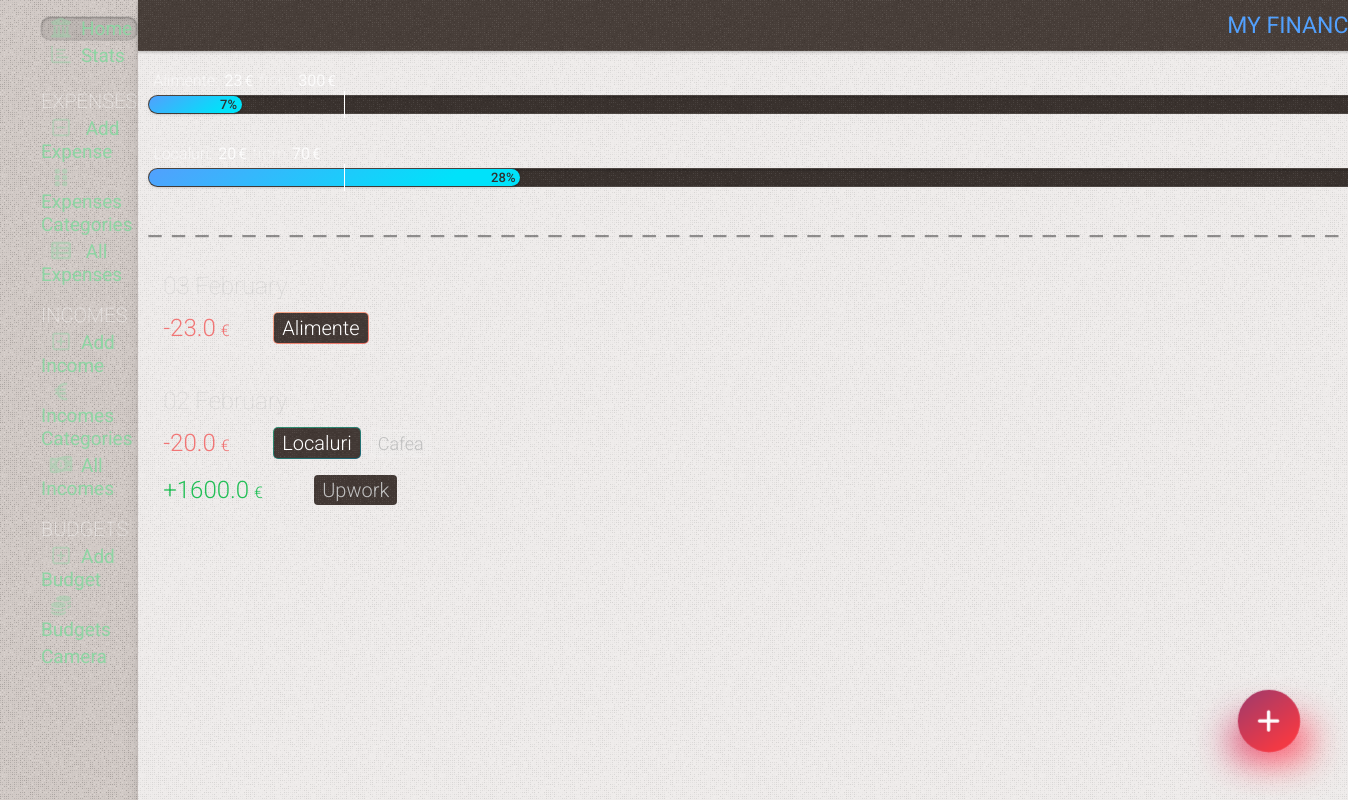
The page / on the database its author committed.
### tables this page shows
CREATE TABLE budget
(
    id       INTEGER PRIMARY KEY AUTOINCREMENT,
    amount   REAL    NOT NULL,
    category INTEGER NOT NULL

);

CREATE TABLE expenses
(
    id          INTEGER PRIMARY KEY AUTOINCREMENT,
    date        TIMESTAMP NOT NULL DEFAULT CURRENT_TIMESTAMP,
    sum         REAL      NOT NULL,
    category    INTEGER   NOT NULL,
    subcategory INTEGER   NOT NULL,
    comment     TEXT

);

CREATE TABLE categories
(
    id    INTEGER PRIMARY KEY AUTOINCREMENT,
    name  TEXT NOT NULL,
    color TEXT,
    state TEXT DEFAULT false
);

CREATE TABLE subcategories
(
    id          INTEGER PRIMARY KEY AUTOINCREMENT,
    name        TEXT    NOT NULL,
    category_id INTEGER NOT NULL,
    state       TEXT DEFAULT false

);

### app.py (the view)
@app.route('/')
def index():
    conn = get_db_connection()
    this_month_transactions = conn.execute(
        "SELECT expenses.id, "
        "strftime('%Y', date) as year, "
        "strftime('%m', date) as month, "
        "strftime('%d', date) as day, "
        "categories.name as category, "
        "categories.color as color, "
        "subcategories.name as subcategory, "
        "sum, "
        "comment "
        "FROM expenses "
        "LEFT JOIN categories on categories.id = expenses.category "
        "LEFT JOIN subcategories on subcategories.id = expenses.subcategory "
        "WHERE strftime('%Y', date) = strftime('%Y', date('now')) AND strftime('%m', date) = strftime('%m', date('now')) "

        "UNION ALL "
        "SELECT incomes.id, "
        "strftime('%Y', date) as year, "
        "strftime('%m', date) as month, "
        "strftime('%d', date) as day, "
        "categories_income.name as category, "
        "NULL as color, "
        "NULL as subcategory, "
        "amount, "
        "comment "
        "FROM incomes "
        "LEFT JOIN categories_income on categories_income.id = incomes.category "
        # "LEFT JOIN subcategories on subcategories.id = incomes.subcategory "
        "WHERE strftime('%Y', date) = strftime('%Y', date('now')) AND strftime('%m', date) = strftime('%m', date('now')) "
        "ORDER BY day DESC "
    ).fetchall()
    sum_months = conn.execute(
        "SELECT "
        "sum, strftime('%m', date) as month, strftime('%Y', date) as year "
        "FROM expenses "
    ).fetchall()
    sum_months_income = conn.execute(
        "SELECT "
        "amount, strftime('%m', date) as month, strftime('%Y', date) as year "
        "FROM incomes "
    ).fetchall()
    budgets = conn.execute(
        "SELECT SUM(sum) as su, "
        "categories.name as categor, "
        "budget.amount as amount "
        "FROM  expenses "
        "LEFT JOIN categories on categories.id = expenses.category "
        "LEFT JOIN budget on categories.id = budget.category "
        "WHERE strftime('%m.%Y', date) = strftime('%m.%Y','now') "
        "GROUP BY expenses.category "
        "LIMIT 5"
    ).fetchall()
    this_year = datetime.now().year
    this_month = datetime.now().month
    category_sum_total = conn.execute(
        "SELECT  sum, categories.name as category, strftime('%m', date) as month, strftime('%Y', date) as year "
        "FROM expenses  "
        "LEFT JOIN categories on categories.id = expenses.category "
    ).fetchall()
    budgets2 = conn.execute(
        "SELECT SUM(sum) as su, "
        "budget.id as bid, "
        "categories.name as categor, "
        "categories.color as color, "
        "budget.amount as amount "
        "FROM  expenses "
        "LEFT JOIN categories on categories.id = expenses.category "
        "LEFT JOIN budget on categories.id = budget.category "
        "WHERE strftime('%m.%Y', date) = strftime('%m.%Y','now') and amount != '' "
        "GROUP BY bid "
        "LIMIT 3"
    ).fetchall()
    conn.close()
    now = datetime.now()
    days_in_month = calendar.monthrange(now.year, now.month)[1]
    current_day = datetime.now().day
    return render_template('index.html', title='My Finance Tracker', gradient='text-gradient-blue',
                           this_month_transactions=this_month_transactions, sum_months=sum_months,
                           sum_months_income=sum_months_income, category_sum_total=category_sum_total,
                           this_year=this_year, this_month=this_month, budgets2=budgets2, days_in_month=days_in_month,
                           current_day=current_day)

### app.py (called while the page is built)
def get_db_connection():
    conn = sqlite3.connect('static/database.db')
    conn.row_factory = sqlite3.Row
    return conn

@app.template_filter('month_name')
def month_name(month_number):
    return calendar.month_name[month_number]

### templates/index.html (shortened to what this page needs)
{% extends 'base.html' %} {% block content %}
	<div class="page_title {{ gradient }}" >
		<span >{% block title %} {{ title }} {% endblock %}</span >
	</div >
	<div class="content w-full" >
		<div class="flex flex-col w-full" >
			<div class="budgets budgets-home flex flex-col gap-30" >
				{% for su, bid, categor, color, amount in budgets2 %}
					<div class="flex" >
						<div class="budget-wrap  {{ color }}" >
							<div class="budget-wrap-span" >
								{% set per = su * 100 / amount %}
								{% set today = current_day * 100 / days_in_month %}
								<div class="budget-header subtitle2 flex-1" >
									<div class="budget-title" >{{ categor }}:</div >
									<div class="budget-su {% if per > 100 %} over{% endif %}
									{% if 75 < per < 100 %} startover{% endif %}" >{{ su|int }} <span >&euro;</span ></div >
									<div class="budget-from" >from</div >
									<div class="budget-amount" >{{ amount|int }}<span >&euro;</span ></div >
										{% set remained = amount - su %}
								</div >
								<div class="budget-progress" >
									<div class="progress
									" style="width:{{ per|int }}%" >{{ per|int }}%
									</div >
									<div class="budget-progress-hide" >
									</div >
								</div >
							</div >
						</div >
					</div >
				{% endfor %}
			</div >
			<div class="divider" ></div >
			<div class="cards relative mt-10" >
				{% for key, list in this_month_transactions|groupby('day')|sort(attribute='0', reverse=True) %}
					<div class="cards-day" >{{ key }} {{ this_month|int|month_name }}</div >
					{% for id, year, month, day,  category, color, subcategory, sum, comment in list %}
						<div
								class="card flex items-center relative overflow-hidden flex-wrap {% if not color %} card-income {% endif %}" >
							<div class="flex items-center w-full" >
								<div class="card-info flex flex-1" >
									<div class="flex flex-1" >
										<span class="card-amount flex items-center" >  {{ sum }} <span >&euro;</span > </span >
										<div class="flex flex-col justify-center ml-15" >
											<div class="flex flex-wrap items-center" >
												<span class="{{ color }} card-category" ><span >{{ category }}</span >    </span >
												{% if (subcategory != '') and (subcategory !=None) %}
													<span class="card-subcategory ml-10" >  {{ subcategory }}  </span >
												{% endif %}
											</div >
										</div >
									</div >
								</div >
							</div >
						</div >
					{% endfor %}
				{% endfor %}
			</div >
		</div >
	</div >
{% endblock %}

### static/css/mmenu.css (style rules this page uses)
:root { --mm-line-height: 20px; --mm-listitem-size: 38px; --mm-navbar-size: 44px; --mm-offset-top: 0; --mm-offset-right: 0; --mm-offset-bottom: 0; --mm-offset-left: 0; --mm-color-border: rgba(0, 0, 0, 0.1); --mm-color-button: rgba(0, 0, 0, 0.3); --mm-color-text: rgba(0, 0, 0, 0.75); --mm-color-text-dimmed: rgba(0, 0, 0, 0.3); --mm-color-background: #f3f3f3; --mm-color-background-highlight: rgba(0, 0, 0, 0.05); --mm-color-background-emphasis: rgba(255, 255, 255, 0.4); --mm-shadow: 0 0 10px rgba(0, 0, 0, 0.3) }
:root { --mm-iconbar-size: 50px }
:root { --mm-iconpanel-size: 50px }
:root { --mm-sidebar-collapsed-size: 50px; --mm-sidebar-expanded-size: 440px }

### rows shown on the page
budget: categor "Alimente", su "23", amount "300", per "7"
budget: categor "Localuri", su "20", amount "70", per "28"
expenses: sum "23.0", name "Alimente"
expenses: sum "20.0", name "Localuri", name "Cafea"

### other values the page prints
{{ title }} "MY…"
{{ key }} "03"
{{ sum }} "1600.0"
{{ category }} "Upwork"
